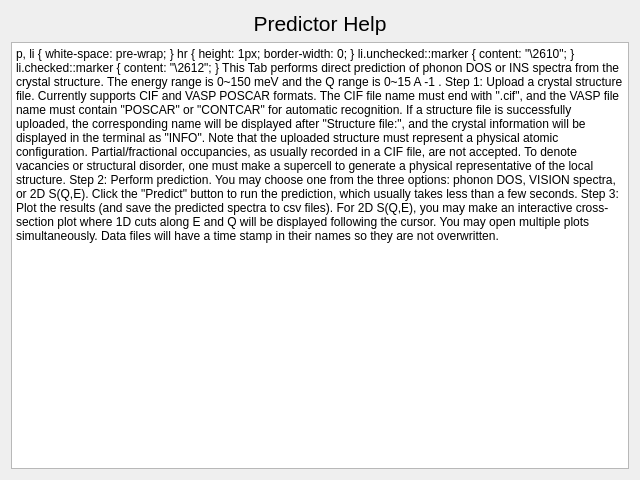
<?xml version="1.0" encoding="UTF-8"?>
<ui version="4.0">
 <class>Help_DP</class>
 <widget class="QDialog" name="Help_DP">
  <property name="geometry">
   <rect>
    <x>0</x>
    <y>0</y>
    <width>640</width>
    <height>480</height>
   </rect>
  </property>
  <property name="windowTitle">
   <string>Dialog</string>
  </property>
  <layout class="QVBoxLayout" name="verticalLayout">
   <item>
    <widget class="QLabel" name="label">
     <property name="text">
      <string>&lt;html&gt;&lt;head/&gt;&lt;body&gt;&lt;p align=&quot;center&quot;&gt;&lt;span style=&quot; font-size:16pt;&quot;&gt;Predictor Help&lt;/span&gt;&lt;/p&gt;&lt;/body&gt;&lt;/html&gt;</string>
     </property>
    </widget>
   </item>
   <item>
    <widget class="QTextBrowser" name="textBrowser">
     <property name="html">
      <string>&lt;!DOCTYPE HTML PUBLIC &quot;-//W3C//DTD HTML 4.0//EN&quot; &quot;http://www.w3.org/TR/REC-html40/strict.dtd&quot;&gt;
&lt;html&gt;&lt;head&gt;&lt;meta name=&quot;qrichtext&quot; content=&quot;1&quot; /&gt;&lt;meta charset=&quot;utf-8&quot; /&gt;&lt;style type=&quot;text/css&quot;&gt;
p, li { white-space: pre-wrap; }
hr { height: 1px; border-width: 0; }
li.unchecked::marker { content: &quot;\2610&quot;; }
li.checked::marker { content: &quot;\2612&quot;; }
&lt;/style&gt;&lt;/head&gt;&lt;body style=&quot; font-family:'Segoe UI'; font-size:9pt; font-weight:400; font-style:normal;&quot;&gt;
&lt;p style=&quot; margin-top:0px; margin-bottom:0px; margin-left:0px; margin-right:0px; -qt-block-indent:0; text-indent:0px;&quot;&gt;&lt;span style=&quot; font-size:12pt;&quot;&gt;This Tab performs direct prediction of phonon DOS or INS spectra from the crystal structure. The energy range is 0~150 meV and the Q range is 0~15 A&lt;/span&gt;&lt;span style=&quot; font-size:12pt; vertical-align:super;&quot;&gt;-1&lt;/span&gt;&lt;span style=&quot; font-size:12pt;&quot;&gt;.&lt;/span&gt;&lt;/p&gt;
&lt;p style=&quot;-qt-paragraph-type:empty; margin-top:0px; margin-bottom:0px; margin-left:0px; margin-right:0px; -qt-block-indent:0; text-indent:0px; font-size:12pt;&quot;&gt;&lt;br /&gt;&lt;/p&gt;
&lt;p style=&quot; margin-top:0px; margin-bottom:0px; margin-left:0px; margin-right:0px; -qt-block-indent:0; text-indent:0px;&quot;&gt;&lt;span style=&quot; font-size:12pt;&quot;&gt;Step 1: Upload a crystal structure file. Currently supports CIF and VASP POSCAR formats. The CIF file name must end with &amp;quot;.cif&amp;quot;, and the VASP file name must contain &amp;quot;POSCAR&amp;quot; or &amp;quot;CONTCAR&amp;quot; for automatic recognition. If a structure file is successfully uploaded, the corresponding name will be displayed after &amp;quot;Structure file:&amp;quot;, and the crystal information will be displayed in the terminal as &amp;quot;INFO&amp;quot;. Note that the uploaded structure must represent a physical atomic configuration. Partial/fractional occupancies, as usually recorded in a CIF file, are not accepted. To denote vacancies or structural disorder, one must make a supercell to generate a physical representative of the local structure.&lt;/span&gt;&lt;/p&gt;
&lt;p style=&quot;-qt-paragraph-type:empty; margin-top:0px; margin-bottom:0px; margin-left:0px; margin-right:0px; -qt-block-indent:0; text-indent:0px; font-size:12pt;&quot;&gt;&lt;br /&gt;&lt;/p&gt;
&lt;p style=&quot; margin-top:0px; margin-bottom:0px; margin-left:0px; margin-right:0px; -qt-block-indent:0; text-indent:0px;&quot;&gt;&lt;span style=&quot; font-size:12pt;&quot;&gt;Step 2: Perform prediction. You may choose one from the three options: phonon DOS, VISION spectra, or 2D S(Q,E). Click the &amp;quot;Predict&amp;quot; button to run the prediction, which usually takes less than a few seconds. &lt;/span&gt;&lt;/p&gt;
&lt;p style=&quot;-qt-paragraph-type:empty; margin-top:0px; margin-bottom:0px; margin-left:0px; margin-right:0px; -qt-block-indent:0; text-indent:0px; font-size:12pt;&quot;&gt;&lt;br /&gt;&lt;/p&gt;
&lt;p style=&quot; margin-top:0px; margin-bottom:0px; margin-left:0px; margin-right:0px; -qt-block-indent:0; text-indent:0px;&quot;&gt;&lt;span style=&quot; font-size:12pt;&quot;&gt;Step 3: Plot the results (and save the predicted spectra to csv files). For 2D S(Q,E), you may make an interactive cross-section plot where 1D cuts along E and Q will be displayed following the cursor. You may open multiple plots simultaneously. Data files will have a time stamp in their names so they are not overwritten.&lt;/span&gt;&lt;/p&gt;&lt;/body&gt;&lt;/html&gt;</string>
     </property>
    </widget>
   </item>
  </layout>
 </widget>
 <resources/>
 <connections/>
</ui>
